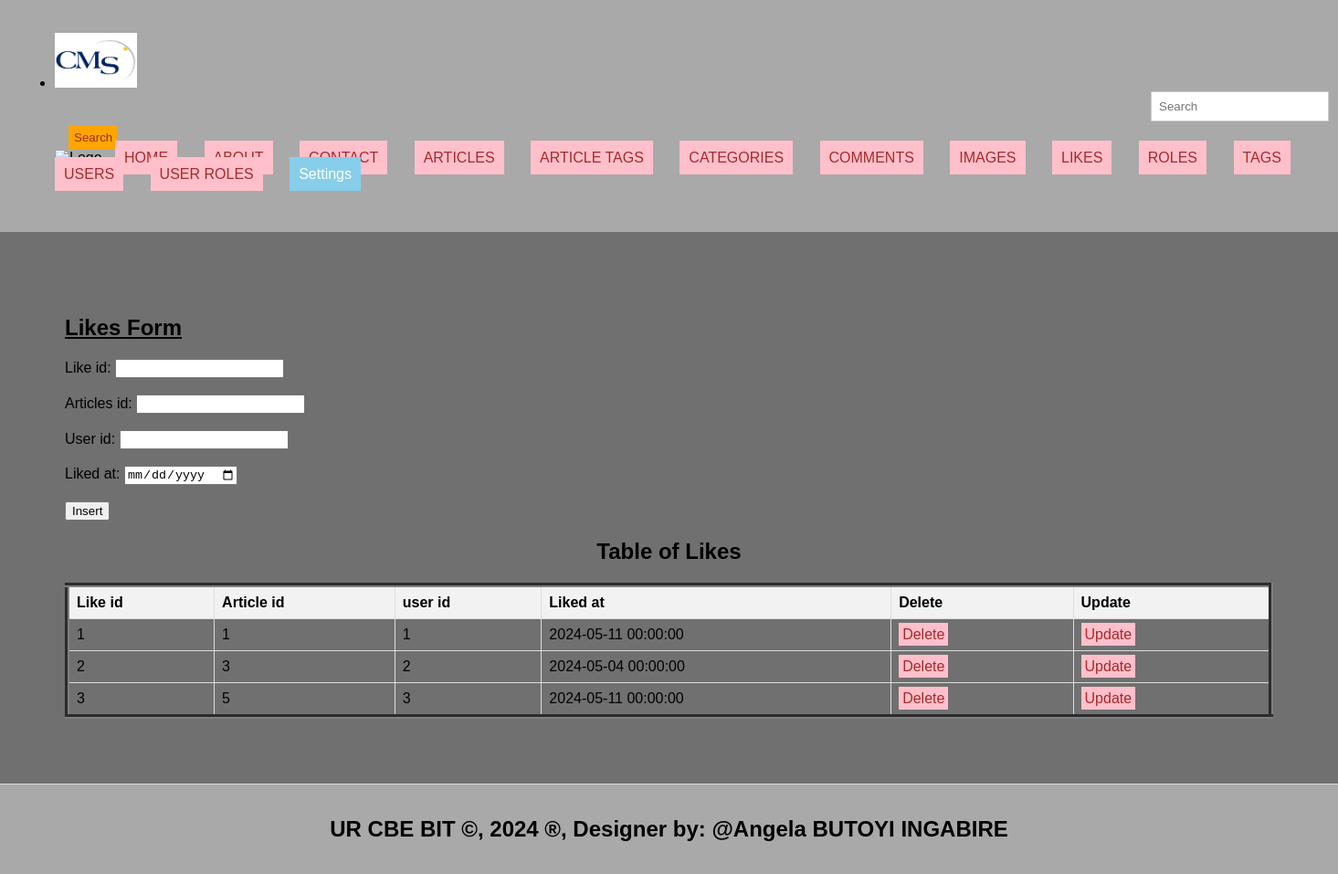
The page /likes.php on the database its author committed.
### tables this page shows
CREATE TABLE `likes` (
  `like_id` int(11) NOT NULL,
  `article_id` int(11) DEFAULT NULL,
  `user_id` int(11) DEFAULT NULL,
  `liked_at` datetime DEFAULT NULL
);

### likes.php (the view, shortened to what this page needs)
<!DOCTYPE html>
<html lang="en">
<head>
  <link rel="stylesheet" type="text/css" href="style.css" title="style 1" media="screen, tv, projection, handheld, print"/>
  </head>
  <header>
    <ul>
    <li><img src="./Images/logo.jpg" width="90" height="60" alt="Logo"></li>
<body bgcolor="#707070">
  <form class="d-flex" role="search" action="search.php">
      <input class="form-control me-2" type="search" placeholder="Search" aria-label="Search" name="query">
      <button class="btn btn-outline-success" type="submit">Search</button>
    </form>
  <ul style="list-style-type: none; padding: 0;">
    <li style="display: inline; margin-right: 10px;">
  </li>
        <li style="display: inline; margin-right: 10px;"><a href="./home.html">HOME</a></li>
    <li style="display: inline; margin-right: 10px;"><a href="./about.html">ABOUT</a></li>
    <li style="display: inline; margin-right: 10px;"><a href="./contact.html">CONTACT</a></li>
    <li style="display: inline; margin-right: 10px;"><a href="./articles.php">ARTICLES</a></li>
    <li style="display: inline; margin-right: 10px;"><a href="./article_tags.php">ARTICLE TAGS</a></li>
    <li style="display: inline; margin-right: 10px;"><a href="./categories.php">CATEGORIES</a></li>
    <li style="display: inline; margin-right: 10px;"><a href="./comments.php">COMMENTS</a></li>
    <li style="display: inline; margin-right: 10px;"><a href="./images.php">IMAGES</a></li>
     <li style="display: inline; margin-right: 10px;"><a href="./likes.php">LIKES</a></li>
     <li style="display: inline; margin-right: 10px;"><a href="./roles.php">ROLES</a></li>
     <li style="display: inline; margin-right: 10px;"><a href="./tags.php">TAGS</a></li>
     <li style="display: inline; margin-right: 10px;"><a href="./users.php">USERS</a></li>
     <li style="display: inline; margin-right: 10px;"><a href="./user_roles.php">USER ROLES</a></li>
    <li class="dropdown" style="display: inline; margin-right: 10px;">
      <a href="#" style="padding: 10px; color: white; background-color: skyblue; text-decoration: none; margin-right: 15px;">Settings</a>
    </li><br><br>
  </ul>
</header>
<section>
    <h1><u> Likes Form </u></h1>
    <form method="post" onsubmit="return confirmInsert();">
        <label for="like_id">Like id:</label>
        <input type="number" id="like_id" name="like_id"><br><br>
        <label for="article_id">Articles id:</label>
        <input type="number" id="article_id" name="article_id" required><br><br>
        <label for="user_id">User id:</label>
        <input type="number" id="user_id" name="user_id" required><br><br>
        <label for="liked_at">Liked at:</label>
        <input type="date" id="liked_at" name="liked_at" required><br><br>
        <input type="submit" name="add" value="Insert">
    </form>
<!DOCTYPE html>
<html>
<head>
</head>
<body>
    <center><h2>Table of Likes</h2></center>
    <table border="5">
        <tr>
            <th>Like id</th>
            <th>Article id</th>
            <th>user id</th>
            <th>Liked at</th>
            <th>Delete</th>
            <th>Update</th>
        </tr>
        <?php
        include('database_connection.php');
        $sql = "SELECT * FROM likes";
        $result = $connection->query($sql);
        if ($result->num_rows > 0) {
            while ($row = $result->fetch_assoc()) {
                $lkid = $row['like_id'];
                echo "<tr>
                    <td>" . $row['like_id'] . "</td>
                    <td>" . $row['article_id'] . "</td>
                    <td>" . $row['user_id'] . "</td>
                    <td>" . $row['liked_at'] . "</td>
                    <td><a style='padding:4px' href='delete_likes.php?like_id=$lkid'>Delete</a></td>
                    <td><a style='padding:4px' href='update_likes.php?like_id=$lkid'>Update</a></td>
                </tr>";
            }
        } else {
            echo "<tr><td colspan='6'>No data found</td></tr>";
        }
        ?>
    </table>
</body>
    </section>
<footer>
  <center>
    <b><h2>UR CBE BIT &copy, 2024 &reg, Designer by: @Angela BUTOYI INGABIRE</h2></b>
  </center>
</footer>
</body>
</html>

### style.css (style rules this page uses)
body { font-family: Arial, sans-serif; margin: 0; padding: 0; }
.form-control { padding: 8px; margin-left: 4px; border: 1px solid #ccc; }
.btn { padding: 6px; background-color: orange; color: brown; border: none; }
.dropdown { position: relative; display: inline; margin-right: 10px; }
body { font-family: Arial,sans-serif; margin:0; padding:0; }
header { background-color:darkgray; padding: 20px; }
.dropdown { position: right; display:right; direction:rtl; }
section { padding:28px; border-bottom: 1px solid #ddd; }
footer { text-align: center; padding: 15px; background-color:darkgray; }

### likes.php (style rules this page uses)
a { padding: 10px; color: white; background-color: pink; text-decoration: none; margin-right: 15px; }
a:link { color: brown; }
button.btn { margin-left: 15px; margin-top: 4px; }
input.form-control { margin-left: 1200px; padding: 8px; }
section { padding:71px; border-bottom: 1px solid #ddd; }
footer { text-align: center; padding: 15px; background-color:darkgray; }
table { width: 100%; border-collapse: collapse; }
th, td { border: 1px solid #ddd; padding: 8px; text-align: left; }
th { background-color: #f2f2f2; }

### rows shown on the page
likes: like_id "1", article "1", user "1", liked_at "2024-05-11 00:00:00"
likes: like_id "2", article "3", user "2", liked_at "2024-05-04 00:00:00"
likes: like_id "3", article "5", user "3", liked_at "2024-05-11 00:00:00"
